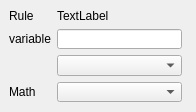
<?xml version="1.0" encoding="UTF-8"?>
<ui version="4.0">
 <class>Form</class>
 <widget class="QWidget" name="Form">
  <property name="geometry">
   <rect>
    <x>0</x>
    <y>0</y>
    <width>196</width>
    <height>112</height>
   </rect>
  </property>
  <property name="windowTitle">
   <string>Form</string>
  </property>
  <widget class="QFrame" name="m_ruleSet">
   <property name="geometry">
    <rect>
     <x>0</x>
     <y>0</y>
     <width>191</width>
     <height>111</height>
    </rect>
   </property>
   <layout class="QFormLayout" name="formLayout_4">
    <property name="fieldGrowthPolicy">
     <enum>QFormLayout::AllNonFixedFieldsGrow</enum>
    </property>
    <item row="0" column="0">
     <widget class="QLabel" name="label_11">
      <property name="text">
       <string>Rule</string>
      </property>
     </widget>
    </item>
    <item row="0" column="1">
     <widget class="QLabel" name="label_12">
      <property name="text">
       <string>TextLabel</string>
      </property>
     </widget>
    </item>
    <item row="1" column="0">
     <widget class="QLabel" name="label_13">
      <property name="text">
       <string>variable</string>
      </property>
     </widget>
    </item>
    <item row="1" column="1">
     <widget class="QLineEdit" name="tx_ruleVar"/>
    </item>
    <item row="2" column="1">
     <widget class="QComboBox" name="combo_ruleLst"/>
    </item>
    <item row="3" column="0">
     <widget class="QLabel" name="label_14">
      <property name="text">
       <string>Math</string>
      </property>
     </widget>
    </item>
    <item row="3" column="1">
     <widget class="QComboBox" name="combo_ruleMath"/>
    </item>
   </layout>
  </widget>
 </widget>
 <resources/>
 <connections/>
</ui>
